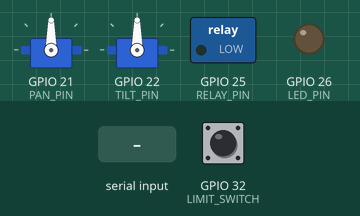
The sketch below on a simulated ESP32. Parts: 2 × servo, switched loads named in the sketch (green lamp = pin HIGH), output pins drawn as LEDs (lit = HIGH). The inputs (shaded band) are chosen by the test bench; at power-on: GPIO 32 (LIMIT_SWITCH) HIGH.

Above: at 1.7 s.
1.8 s: "90,45\n" received over Serial
At 2.3 s:
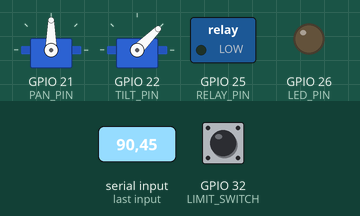
3.5 s: "FIRE,1\n" received over Serial
At 5.0 s:
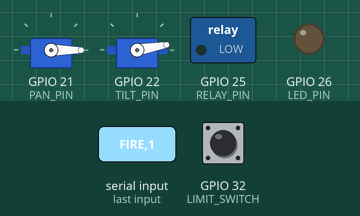
5.3 s: "FIRE,150\n" received over Serial
At 6.2 s:
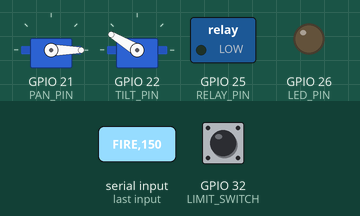
7.1 s: "STOP,1\n" received over Serial
At 8.6 s:
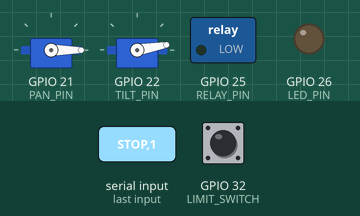
8.9 s: "FIRE\n" received over Serial
At 9.2 s:
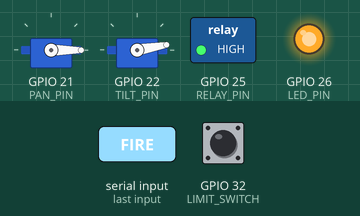
10.4 s: "STOP,150\n" received over Serial
At 11.2 s:
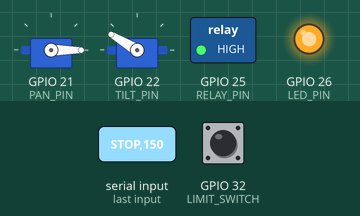
Timing chart, 0 to 13.2 s (numbered marks = the images above; inputs shaded):
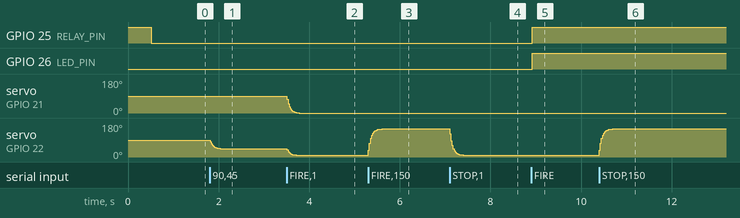

The sketch:

ESP32-Firmware_for_MDL26.ino
```cpp
#include <ESP32Servo.h>


// SERVO OBJECTS

Servo panServo;
Servo tiltServo;


// PIN DEFINITIONS

#define PAN_PIN        21
#define TILT_PIN       22

#define LIMIT_SWITCH   32
#define RELAY_PIN      25
#define LED_PIN        26


// SERVO STATE VARIABLES

float pan  = 90;
float tilt = 90;
float targetPan  = 90;
float targetTilt = 90;
float smooth = 0.18;


// FIRING STATE

bool firing = false;


// SETUP

void setup()
{
    Serial.begin(115200);

    panServo.attach(PAN_PIN);
    tiltServo.attach(TILT_PIN);

    pinMode(LIMIT_SWITCH, INPUT_PULLUP);
    pinMode(RELAY_PIN, OUTPUT);
    pinMode(LED_PIN, OUTPUT);

    // RELAY OFF (active LOW module)
    digitalWrite(RELAY_PIN, HIGH);
    digitalWrite(LED_PIN, LOW);

    panServo.write(90);
    tiltServo.write(90);

    delay(500);

    // Tilt homing safety
    while (digitalRead(LIMIT_SWITCH) == LOW)
    {
        tilt += 2;
        tiltServo.write(tilt);
        delay(30);
    }

    tilt = 90;
    tiltServo.write(tilt);
}


// MAIN LOOP

void loop()
{
    readSerialCommands();
    updateServoMotion();
    handleLimitProtection();
    updateServos();
    handleRelay();
}


// SERIAL COMMAND PROCESSING

void readSerialCommands()
{
    if (!Serial.available()) return;

    String cmd = Serial.readStringUntil('\n');
    cmd.trim();

    if (cmd == "FIRE")
    {
        firing = true;
        return;
    }

    if (cmd == "STOP")
    {
        firing = false;
        return;
    }

    int comma = cmd.indexOf(',');

    if (comma > 0)
    {
        targetPan  = cmd.substring(0, comma).toInt();
        targetTilt = cmd.substring(comma + 1).toInt();

        targetPan  = constrain(targetPan,  0, 180);
        targetTilt = constrain(targetTilt, 10, 170);
    }
}


// SERVO SMOOTH MOTION

void updateServoMotion()
{
    pan  += (targetPan  - pan)  * smooth;
    tilt += (targetTilt - tilt) * smooth;
}


// LIMIT SWITCH PROTECTION

void handleLimitProtection()
{
    if (digitalRead(LIMIT_SWITCH) == LOW)
    {
        if (targetTilt < tilt)
        {
            tilt = targetTilt;
        }
    }
}


// WRITE SERVOS

void updateServos()
{
    panServo.write(pan);
    tiltServo.write(tilt);
    delay(12);
}


// RELAY CONTROL

void handleRelay()
{
    if (firing)
    {
        // ACTIVE LOW RELAY → LOW = ON
        digitalWrite(RELAY_PIN, HIGH);
        digitalWrite(LED_PIN, HIGH);
    }
    else
    {
        digitalWrite(RELAY_PIN, LOW);
        digitalWrite(LED_PIN, LOW);
    }
}
```

Measured:
- after the input at 1.8 s, servo on GPIO 22 (TILT_PIN): moves from 90° to 45° over 0.23 s, starting at once
- after the input at 3.5 s, servo on GPIO 21 (PAN_PIN): moves from 90° to 0° over 0.27 s, starting at once; servo on GPIO 22 (TILT_PIN): moves from 45° to 10° over 0.21 s, starting at once
- after the input at 5.3 s, servo on GPIO 22 (TILT_PIN): moves from 10° to 149° over 0.30 s, starting at once
- after the input at 7.1 s, servo on GPIO 22 (TILT_PIN): moves from 149° to 10° over 0.30 s, starting at once
- after the input at 8.9 s, GPIO 25 (RELAY_PIN), GPIO 26 (LED_PIN): LOW → HIGH at once
- after the input at 10.4 s, servo on GPIO 22 (TILT_PIN): moves from 10° to 149° over 0.30 s, starting at once
